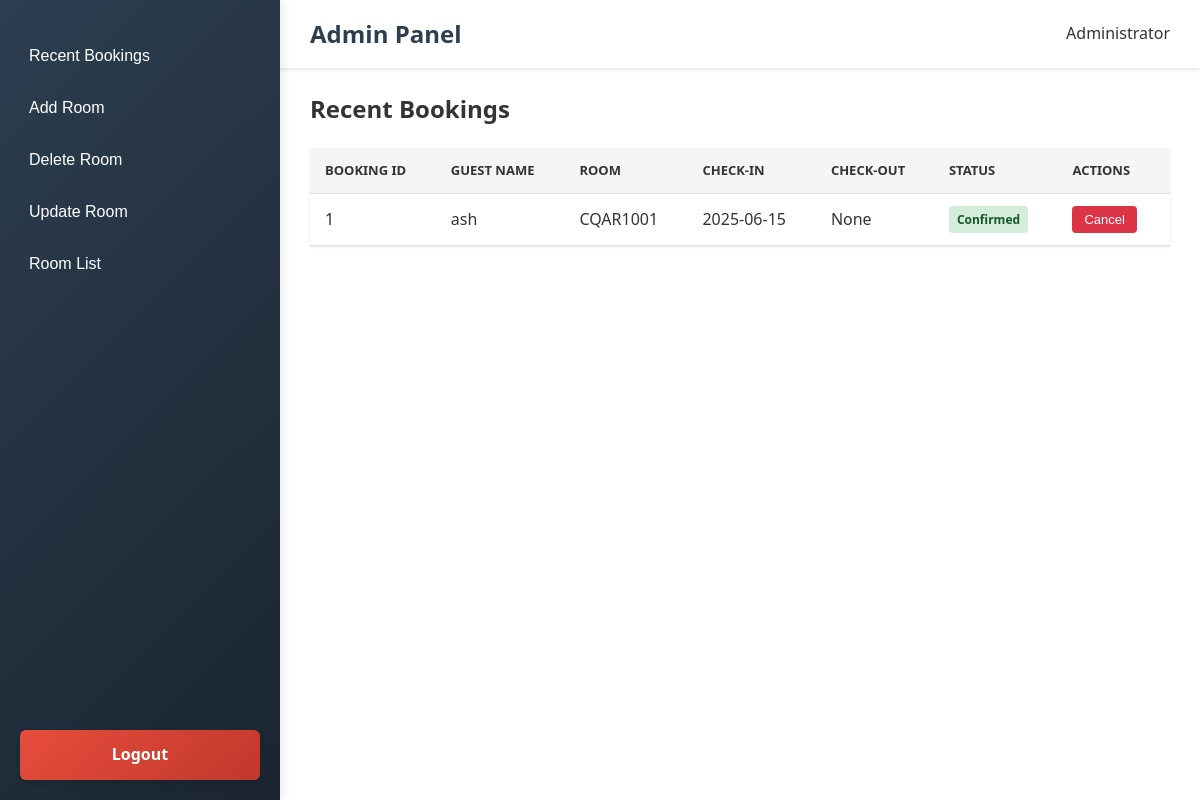
/admin (signed in), run on the app's committed database.
### tables this page shows
CREATE TABLE bookings (
            id INTEGER PRIMARY KEY AUTOINCREMENT,
            username TEXT,
            room_number TEXT,
            date TEXT, time TEXT, start_time TEXT, end_time TEXT,
            FOREIGN KEY(username) REFERENCES users(username)
         );

### app.py (the view)
@app.route('/admin')
def admin_dashboard():
    if session.get('role') != 'admin' or session.get('is_approved') != 1:
        flash('Access denied: Admins only.', 'error')
        return redirect(url_for('login'))
    conn = sqlite3.connect("booking_database.db")
    cursor = conn.cursor()
    cursor.execute("""
        SELECT b.id, b.username, b.room_number, b.date, b.start_time, b.end_time
        FROM bookings b
        ORDER BY b.date, b.start_time
    """)
    bookings = cursor.fetchall()
    cursor.execute("""
        SELECT room_number, room_capacity, room_facilities, room_status
        FROM rooms
        ORDER BY room_number
    """)
    rooms = cursor.fetchall()
    conn.close()
    return render_template('admin.html', bookings=bookings, rooms=rooms)

### templates/admin.html (shortened to what this page needs)
<!DOCTYPE html>
<html lang="en">
<head>
    <link rel="stylesheet" href="../static/css/styles.admin.css">
</head>
<body>
    <header class="admin-header">
        <h1>Admin Panel</h1>
        <div class="user-info">
            <span>Administrator</span>
        </div>
    </header>
    <aside class="sidebar">
        <button class="nav-btn" onclick="showSection(event, 'recent-bookings')">Recent Bookings</button>
        <button class="nav-btn" onclick="showSection(event, 'add-room')">Add Room</button>
        <button class="nav-btn" onclick="showSection(event, 'delete-room')">Delete Room</button>
        <button class="nav-btn" onclick="showSection(event, 'update-room')">Update Room</button>
        <button class="nav-btn" onclick="showSection(event, 'room-list')">Room List</button>
        <a href="/logout" class="logout-btn">
            Logout
        </a>
    </aside>
    <main class="main-content">
        <div id="recent-bookings" class="content-section">
            <h2>Recent Bookings</h2>
            <table class="admin-table">
                <thead>
                    <tr>
                        <th>Booking ID</th>
                        <th>Guest Name</th>
                        <th>Room</th>
                        <th>Check-In</th>
                        <th>Check-Out</th>
                        <th>Status</th>
                        <th>Actions</th>
                    </tr>
                </thead>
                <tbody>
                    {% for booking in bookings %}
                        <tr>
                            <td>{{ booking[0] }}</td>
                            <td>{{ booking[1] }}</td>
                            <td>{{ booking[2] }}</td>
                            <td>{{ booking[3] }}</td>
                            <td>{{ booking[4] }}</td>
                            <td><span class="status status-approved">Confirmed</span></td>
                            <td>
                                <form action="{{ url_for('admin_cancel_booking', booking_id=booking[0]) }}" method="post">
                                    <button class="btn btn-danger btn-sm">Cancel</button>
                                </form>
                            </td>
                        </tr>
                    {% endfor %}
                </tbody>
            </table>
        </div>
    </main>
</body>
</html>

### static/css/styles.admin.css (style rules this page uses)
* { margin: 0; padding: 0; box-sizing: border-box; }
body { font-family: 'Segoe UI', Tahoma, Geneva, Verdana, sans-serif; background-color: #f8f9fa; color: #333; line-height: 1.6; display: flex; min-height: 100vh; }
.admin-header { position: fixed; top: 0; left: 280px; right: 0; background-color: #ffffff; padding: 15px 30px; box-shadow: 0 2px 4px rgba(0,0,0,0.1); z-index: 90; display: flex; justify-content: space-between; align-items: center; }
.admin-header h1 { color: #2c3e50; font-size: 24px; margin: 0; }
.admin-header .user-info { display: flex; align-items: center; }
.sidebar { background: linear-gradient(135deg, #2c3e50 0%, #1a2530 100%); width: 280px; height: 100vh; position: fixed; padding: 30px 0; display: flex; flex-direction: column; box-shadow: 2px 0 10px rgba(0, 0, 0, 0.1); z-index: 100; }
.nav-btn { display: block; background: transparent; color: white; text-decoration: none; text-align: left; padding: 12px 25px; margin: 5px 0; border-radius: 0; font-weight: 500; font-size: 16px; transition: all 0.3s ease; border: none; cursor: pointer; width: 100%; text-align: left; border-left: 4px solid transparent; }
.main-content { flex: 1; margin-left: 280px; padding: 90px 30px 30px; background-color: #fff; min-height: 100vh; }
.admin-table { width: 100%; border-collapse: collapse; margin-top: 20px; box-shadow: 0 1px 3px rgba(0,0,0,0.1); }
.admin-table th, .admin-table td { padding: 12px 15px; text-align: left; border-bottom: 1px solid #e0e0e0; }
.admin-table th { background-color: #f5f5f5; font-weight: 600; color: #333; text-transform: uppercase; font-size: 13px; }
.status { display: inline-block; padding: 4px 8px; border-radius: 4px; font-size: 12px; font-weight: 600; }
.status-approved { background-color: #d4edda; color: #155724; }
.btn { padding: 6px 12px; border-radius: 4px; font-weight: 500; cursor: pointer; transition: all 0.2s ease; border: none; font-size: 13px; margin-right: 5px; }
.btn-danger { background-color: #dc3545; color: white; }
.logout-btn { display: block; background: linear-gradient(135deg, #e74c3c 0%, #c0392b 100%); color: white; text-decoration: none; text-align: center; padding: 12px 20px; margin: 20px; border-radius: 6px; font-weight: 600; font-size: 16px; transition: all 0.3s ease; box-shadow: 0 4px 6px rgba(0, 0, 0, 0.1); border: none; cursor: pointer; position: absolute; bottom: 0; left: 0; right: 0; width: calc(100% - 40px); }

### data on the page
bookings: id "1", username "ash", room_number "CQAR1001", date "2025-06-15", booking "None"
